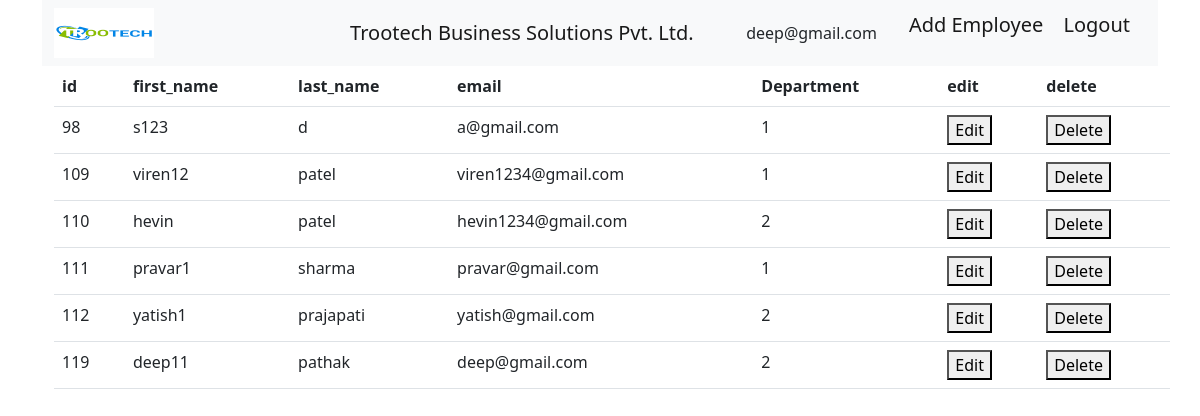
Screenshot of /employee_list/ (signed in) with the database file from the repository.
### employee/models.py (models this page shows, shortened)
class Employee(AbstractUser):
    username = models.CharField(max_length=150, blank=True, unique=False)
    email = models.EmailField(max_length=100, unique=True)
    select_role = models.ManyToManyField(Depatment)
    USERNAME_FIELD = 'email'
    REQUIRED_FIELDS = ['username']
    is_deleted = models.BooleanField(default=False)
    @property
    def get_roles(self):
        return [select_value['name'] for select_value in self.select_role.values('name')]
    @property
    def has_access(self):
        roles = [select_value['name'] for select_value in self.select_role.values('name')]
        if roles.__contains__("HR") or roles.__contains__("CTO") or roles.__contains__("ADMIN"):
            return True
        return False

### employee/views.py (the view)
# urls.py: path('employee_list/',views.EmployeeList.as_view(),name = 'employee_list'),
@method_decorator(login_required(login_url="/login/"), name='dispatch')
class EmployeeList(ListView):
    template_name = 'employee_list.html'
    model = Employee
    queryset = Employee.objects.filter(is_deleted = False)
    context_object_name = 'employee'

### templates/employee_list.html (shortened to what this page needs)
{% include 'templates/employee_base.html' %}
<!DOCTYPE html>
<html>
<head>
    <link href=https://cdn.jsdelivr.net/npm/bootstrap@5.2.3/dist/css/bootstrap.min.css rel="stylesheet">
</head>
<body>
    <div class="container" style="width: 2000px">
        <table class="table">
            <thead class="thead-dark">
                <tr>
                    <th scope="col">id</th>
                    <th scope="col">first_name</th>
                    <th scope="col">last_name</th>
                    <th scope="col">email</th>
                    <th scope="col">Department</th>
                    <th scope="col">edit</th>
                    {% if request.user.has_access %}
                        <th scope="col">delete</th>
                    {% endif %}
                </tr>
            </thead>
            {% for employee_detils in employee %}
            <tr>
                <td>{{employee_detils.id}}</td>
                <td>{{employee_detils.first_name}}</td>
                <td>{{employee_detils.last_name}}</td>
                <td>{{employee_detils.email}}</td>
                <td data-bs-toggle="tooltip" data-bs-placement="left" title="{% for role in employee_detils.select_role.values %}{{ role.name }} &nbsp;{% endfor%}">{{employee_detils.select_role.count}}</td>
                <td>
                    <form method="GET" action="/employee_edit/{{employee_detils.pk}}">
                        <button type="edit">Edit</button>
                    </form>
                {% if request.user.has_access %}
                <td>
                    <form method="POST" action="/employee_delete/{{employee_detils.id}}">
                        <button type="submit">Delete</button>
                    </form>
                </td>
                {% endif %}
            </tr>
            {% endfor %}
        </table>
    </div>
    <link href=https://cdn.jsdelivr.net/npm/bootstrap@5.2.3/dist/js/bootstrap.min.js rel="stylesheet">
    <link href=https://cdn.jsdelivr.net/npm/bootstrap@5.2.3/dist/js/bootstrap.bundle.min.js rel="stylesheet">
</body>
</html>

### templates/employee_base.html (shortened to what this page needs)
{% load static %}
<!DOCTYPE html>
<html>
    <head>
        <link href=https://cdn.jsdelivr.net/npm/bootstrap@5.2.3/dist/css/bootstrap.min.css rel ="stylesheet">
    </head>
    <body class="container">
        <nav class="navbar navbar-expand-lg bg-light">
            <div class="container-fluid">
              <img src="{%static 'logo.png'%}" width="100" height="50" alt="logo" class="d-inline-block align-text-top">
              <a class="navbar-brand mx-auto" style="width: 200px;">Trootech Business Solutions Pvt. Ltd.</a>
                {% if request.user.is_authenticated %}
                   {{user.email}}
                {% endif %}
                <ul style="list-style-type: none;">
                    <li>
                      {% if 'HR' and 'ADMIN' and 'CTO' in request.user.get_roles %}
                        <a class="navbar-brand" href="{% url 'add_employee'%}" >Add Employee</a>
                      {% elif 'DEVELOPER' in request.user.get_roles %}
                        <a class="navbar-brand"  disabled>Add Employee</a>
                      {% elif 'ADMIN' in request.user.get_roles %}
                        <a class="navbar-brand" href="{% url 'add_employee'%}" >Add Employee</a>
                      {% elif 'HR' in request.user.get_roles %}
                        <a class="navbar-brand" href="{% url 'add_employee'%}" >Add Employee</a>
                      {% elif 'HR' and 'DEVELOPER' in request.user.get_roles %}
                        <a class="navbar-brand" href="{% url 'add_employee'%}" >Add Employee</a>
                      {% endif %}
                        <a class="navbar-brand" href="{% url 'logout' %}">Logout</a>
                    </li>
                </ul>
              </div>
          </nav>
    </body>
</html>

### rows the page displays
Employee: email "deep@gmail.com", id "119", first_name "deep11", last_name "pathak", select_role.count "2"
Employee: id "98", first_name "s123", last_name "d", email "a@gmail.com", select_role.count "1"
Employee: id "109", first_name "viren12", last_name "patel", email "viren1234@gmail.com", select_role.count "1"
Employee: id "110", first_name "hevin", last_name "patel", email "hevin1234@gmail.com", select_role.count "2"
Employee: id "111", first_name "pravar1", last_name "sharma", email "pravar@gmail.com", select_role.count "1"
Employee: id "112", first_name "yatish1", last_name "prajapati", email "yatish@gmail.com", select_role.count "2"
